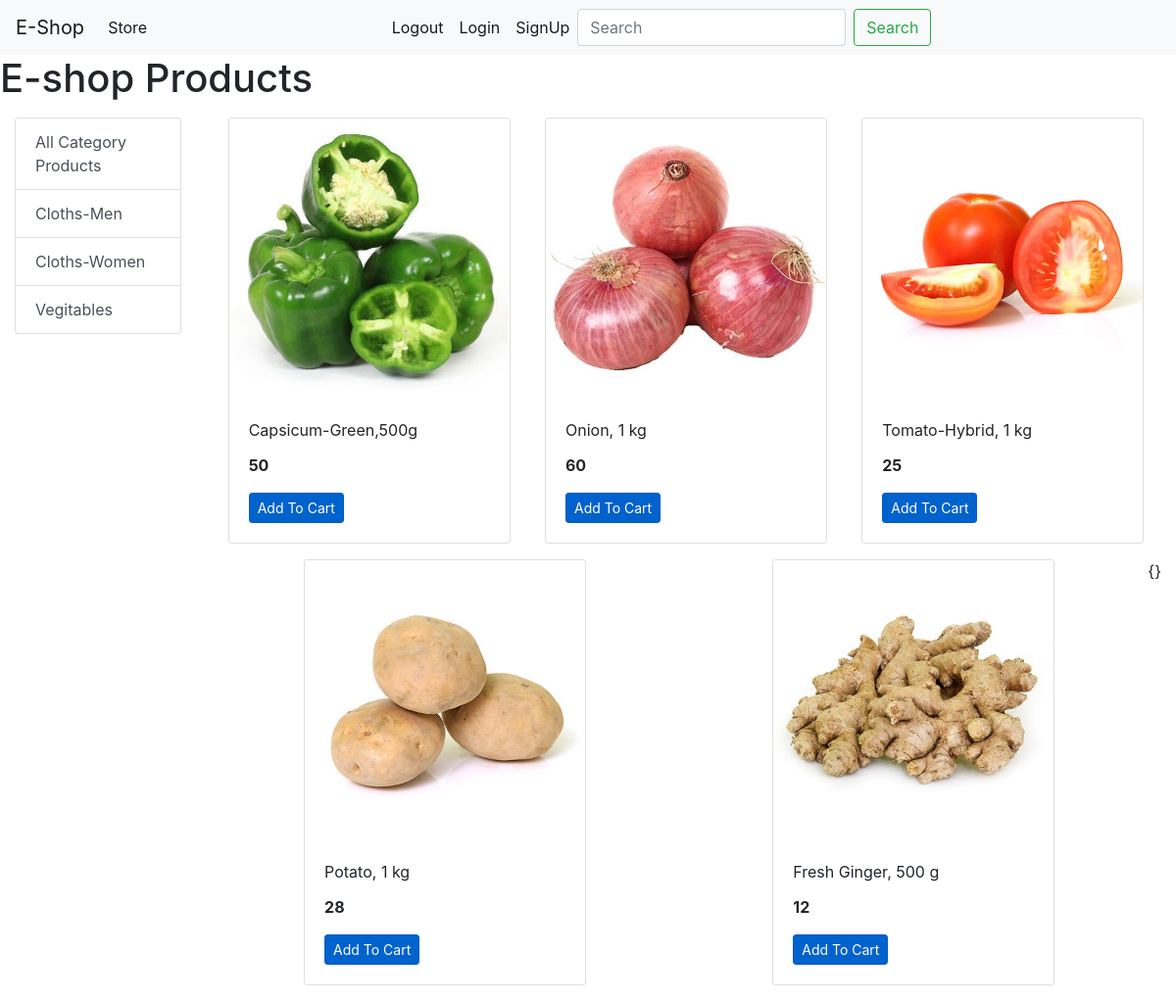
Screenshot of /?category=3 with the database file from the repository.
### store/models/category.py (models this page shows, shortened)
class Category(models.Model):
    name = models.CharField(max_length=20)
    @staticmethod
    def get_all_categories():
        return Category.objects.all()

### store/models/product.py (models this page shows, shortened)
class Product(models.Model):
    name = models.CharField(max_length=50)
    price = models.IntegerField(default=0)
    description = models.CharField(max_length=200,default='')
    image = models.ImageField(upload_to='uploads/products/')
    category = models.ForeignKey(Category,on_delete=models.CASCADE,default=1)
    @staticmethod
    def get_all_products_by_categoryid(category_id):
        if category_id:
            return Product.objects.filter(category = category_id)
        else:
            return Product.get_all_products()

### store/views.py (the view)
# urls.py: path('',index,name='homepage'),
def index(request):
    prods = None
    catergory = Category.get_all_categories()
    categoryID=request.GET.get('category')
    if categoryID:
        prods = Product.get_all_products_by_categoryid(categoryID)
    else:
        prods = Product.get_all_products()
    data={}
    data['product'] = prods
    data['categories'] = catergory
    return render(request,'index.html',data)

### store/templates/index.html
{% extends 'base.html' %}
{% block content %}
    <h1>E-shop Products</h1>
    <div class="container-fluid mt-3">
    <div class="row">
<div class="col-lg-2">
        <div class="list-group">
            <a href="/" class="list-group-item list-group-item-action">All Category Products</a>
            {% for category in categories %}
            <a href="/?category={{category.id}}" class="list-group-item list-group-item-action">{{category.name}}</a>
            {% endfor %}
        </div>
</div>
        <div id="products" class="col-lg-10">
            <div class="row mx-auto">
             {% for prod in product %}
             <div class="card mx-auto mb-3" style="width: 18rem;">
                <img src="{{prod.image.url}}" class="card-img-top" alt="...">
                <div class="card-body">
                  <p class="card-title">{{prod.name}}</p>
                  <p class="card-text"><b>{{prod.price}}</b></p>
                  <a href="#" class="btn btn-primary btn-sm active" role="button" aria-pressed="true">Add To Cart</a>
                </div>
              </div>
             {% endfor %}{}
            </div>
        </div>
    </div>
{% endblock %}

### rows the page displays
Category: name "Cloths-Men"
Category: name "Cloths-Women"
Category: name "Vegitables"
Product: image (picture), name "Capsicum-Green,500g", price "50"
Product: image (picture), name "Onion, 1 kg", price "60"
Product: image (picture), name "Tomato-Hybrid, 1 kg", price "25"
Product: image (picture), name "Potato, 1 kg", price "28"
Product: image (picture), name "Fresh Ginger, 500 g", price "12"
